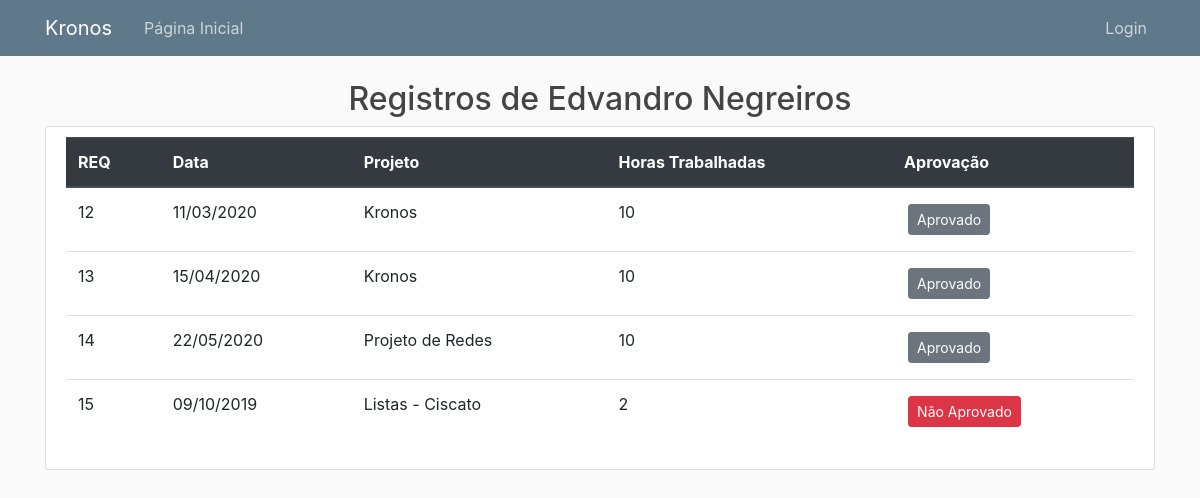
Screenshot of /usuario_registros/6 with the database file from the repository.
### kronos/models.py (models this page shows, shortened)
class Usuario(db.Model, UserMixin):
    __tablename__ = 'usuarios'
    id = db.Column(db.Integer, primary_key=True)
    username = db.Column(db.String(20), nullable=False, unique=True)
    senha = db.Column(db.String(60), nullable=False)
    nome = db.Column(db.String(50), nullable=False)
    admin = db.Column(db.Boolean, default=False, nullable=False)
    registros = db.relationship('RegistroHoras', backref='autor', lazy=True)

class RegistroHoras(db.Model):
    __tablename__ = 'registros'
    id = db.Column(db.Integer, primary_key=True)
    data = db.Column(Data, nullable=False)
    aprovacao = db.Column(db.Boolean, default=False)
    total_horas = db.Column(db.Integer, nullable=False)
    usuario_id = db.Column(db.Integer, db.ForeignKey('usuarios.id'), nullable=False)
    projeto_id = db.Column(db.Integer, db.ForeignKey('projetos.id'), nullable=False)

class Projeto(db.Model):
    __tablename__ = 'projetos'
    id = db.Column(db.Integer, primary_key=True)
    nome = db.Column(db.String(50), nullable=False)
    descricao = db.Column(db.Text)
    data_inicio = db.Column(Data, nullable=False, default=datetime.utcnow)
    data_entrega = db.Column(Data, nullable=False)
    total_horas = db.Column(db.Integer, nullable=False, default=0)
    registros = db.relationship('RegistroHoras', backref='projeto', lazy=True)

### kronos/routes.py (the view)
@app.route('/usuario_registros/<int:usuario_id>')
def usuario_registros(usuario_id):
    usuario = Usuario.query.get_or_404(usuario_id)
    registros = RegistroHoras.query.filter_by(usuario_id=usuario.id)
    titulo = 'Registros - ' + usuario.nome
    return render_template('usuario_registros.html', titulo =' Registros -' + usuario.nome, registros=registros, usuario=usuario)

### kronos/templates/usuario_registros.html
{% extends "base.html" %}
{% block content %}
<h2 style="text-align:center">Registros de {{ usuario.nome }}</h2>
<div class="content-section">
        <table class="table">
                <thead class="thead-dark">
                        <tr>
                        <th>REQ</th>
                        <th>Data</th>
                        <th>Projeto</th>
                        <th>Horas Trabalhadas</th>
                        <th>Aprovação</th>
                        </tr>
                </thead>
                <tbody>
                        {% for registro in registros %}
                        <tr>
                                <td>{{ registro.id }}</td>
                                <td>{{ registro.data.strftime('%d/%m/%Y') }}</td>
                                <td>{{ registro.projeto.nome }}</td>
                                <td>{{ registro.total_horas }}</td>
                                {% if registro.aprovacao %}
                                        <td><a class="btn btn-secondary btn-sm m-1" href="{{ url_for('reprovar', registro_id=registro.id, usuario_id=usuario.id) }}">Aprovado</a></td>
                                {% else %}
                                        <td><a class="btn btn-danger btn-sm m-1" href="{{ url_for('aprovar', registro_id=registro.id, usuario_id=usuario.id) }}">Não Aprovado</a></td>
                                {% endif %}
                        </tr>
                        {% endfor %}
                </tbody>
                </table>
</div>
{% endblock content %}

### kronos/static/main.css (style rules this page uses)
body { background: #fafafa; color: #333333; margin-top: 5rem; }
h1, h2, h3, h4, h5, h6 { color: #444444; }
.content-section { background: #ffffff; padding: 10px 20px; border: 1px solid #dddddd; border-radius: 3px; margin-bottom: 20px; }

### rows the page displays
Usuario: nome "Edvandro Negreiros"
RegistroHoras: id "12", data "11/03/2020", projeto.nome "Kronos", total_horas "10"
RegistroHoras: id "13", data "15/04/2020", projeto.nome "Kronos", total_horas "10"
RegistroHoras: id "14", data "22/05/2020", projeto.nome "Projeto de Redes", total_horas "10"
RegistroHoras: id "15", data "09/10/2019", projeto.nome "Listas - Ciscato", total_horas "2"
